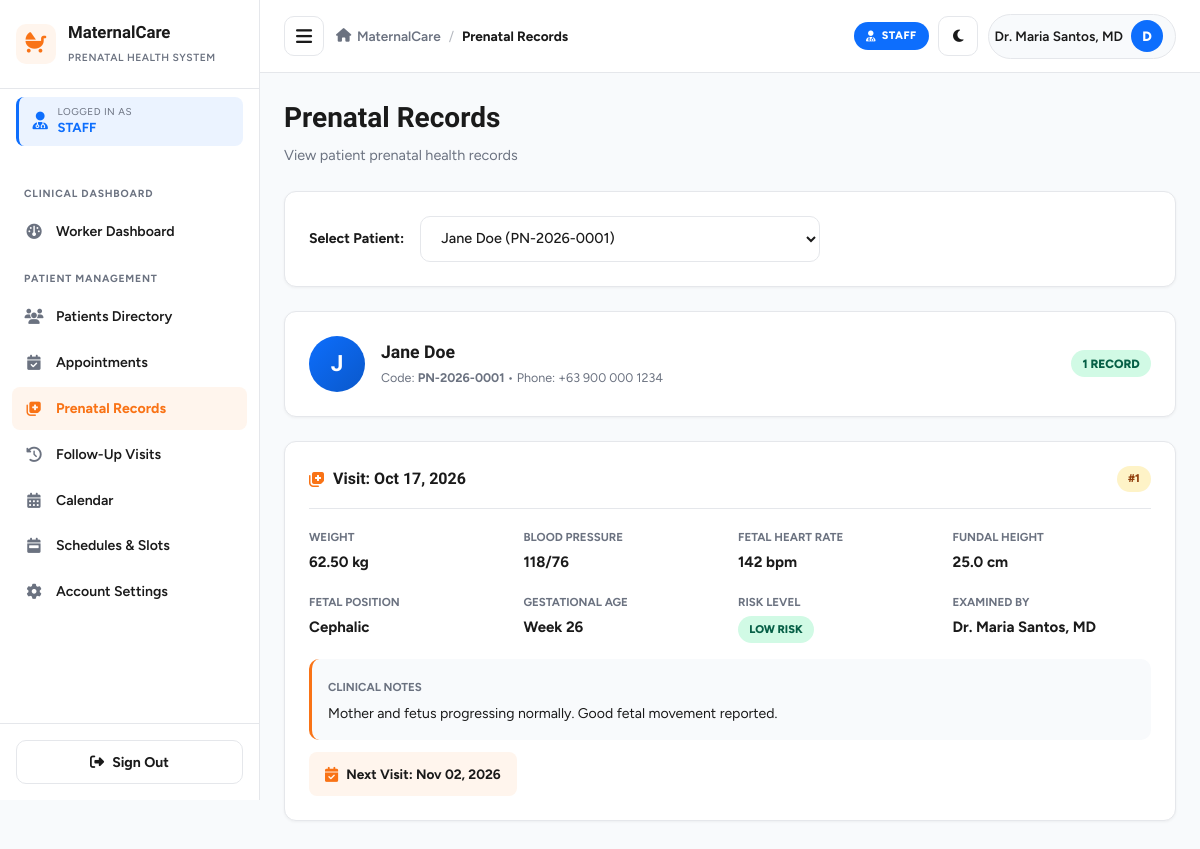
The app's page /worker_prenatal_records.php?patient_id=1 (signed in) with its own data.
### tables this page shows
CREATE TABLE IF NOT EXISTS `patients` (
    `id` INT AUTO_INCREMENT PRIMARY KEY,
    `user_id` INT NOT NULL,
    `patient_code` VARCHAR(20) NOT NULL UNIQUE,
    `dob` DATE DEFAULT NULL,
    `address` TEXT DEFAULT NULL,
    `blood_type` VARCHAR(5) DEFAULT 'A+',
    `emergency_contact_name` VARCHAR(100) DEFAULT NULL,
    `emergency_contact_phone` VARCHAR(20) DEFAULT NULL,
    `lmp` DATE DEFAULT NULL,
    `edd` DATE DEFAULT NULL,
    `gravida` INT DEFAULT 1,
    `para` INT DEFAULT 0,
    `abortus` INT DEFAULT 0,
    `medical_history` TEXT DEFAULT NULL,
    `created_at` TIMESTAMP DEFAULT CURRENT_TIMESTAMP,
    FOREIGN KEY (`user_id`) REFERENCES `users`(`id`) ON DELETE CASCADE
);

CREATE TABLE IF NOT EXISTS `users` (
    `id` INT AUTO_INCREMENT PRIMARY KEY,
    `username` VARCHAR(50) NOT NULL UNIQUE,
    `email` VARCHAR(100) NOT NULL UNIQUE,
    `password` VARCHAR(255) NOT NULL,
    `role` ENUM('patient', 'healthcare_worker', 'admin') NOT NULL DEFAULT 'patient',
    `full_name` VARCHAR(100) NOT NULL,
    `phone` VARCHAR(20) DEFAULT NULL,
    `status` ENUM('active', 'inactive', 'archived') NOT NULL DEFAULT 'active',
    `address` TEXT DEFAULT NULL,
    `avatar` VARCHAR(255) DEFAULT NULL,
    `room` VARCHAR(100) DEFAULT NULL,
    `deleted_at` TIMESTAMP NULL DEFAULT NULL,
    `created_at` TIMESTAMP DEFAULT CURRENT_TIMESTAMP,
    `updated_at` TIMESTAMP DEFAULT CURRENT_TIMESTAMP ON UPDATE CURRENT_TIMESTAMP
);

CREATE TABLE IF NOT EXISTS `prenatal_records` (
    `id` INT AUTO_INCREMENT PRIMARY KEY,
    `patient_id` INT NOT NULL,
    `appointment_id` INT DEFAULT NULL,
    `healthcare_worker_id` INT NOT NULL,
    `visit_date` DATE NOT NULL,
    `gestational_age_weeks` INT NOT NULL DEFAULT 4,
    `weight_kg` DECIMAL(5,2) DEFAULT NULL,
    `systolic_bp` INT DEFAULT NULL,
    `diastolic_bp` INT DEFAULT NULL,
    `fundal_height_cm` DECIMAL(4,1) DEFAULT NULL,
    `fetal_heart_rate` INT DEFAULT NULL,
    `fetal_presentation` VARCHAR(50) DEFAULT 'Cephalic',
    `edema` ENUM('none', 'mild', 'moderate', 'severe') DEFAULT 'none',
    `urine_protein` VARCHAR(20) DEFAULT 'Negative',
    `urine_sugar` VARCHAR(20) DEFAULT 'Negative',
    `hemoglobin_level` DECIMAL(4,1) DEFAULT NULL,
    `vitamins_prescribed` TEXT DEFAULT NULL,
    `iron_folic_given` TINYINT(1) DEFAULT 1,
    `tetanus_vaccine_given` VARCHAR(50) DEFAULT 'TT1',
    `risk_assessment` ENUM('low_risk', 'moderate_risk', 'high_risk') DEFAULT 'low_risk',
    `clinical_notes` TEXT DEFAULT NULL,
    `next_visit_date` DATE DEFAULT NULL,
    `created_at` TIMESTAMP DEFAULT CURRENT_TIMESTAMP,
    FOREIGN KEY (`patient_id`) REFERENCES `patients`(`id`) ON DELETE CASCADE,
    FOREIGN KEY (`appointment_id`) REFERENCES `appointments`(`id`) ON DELETE SET NULL,
    FOREIGN KEY (`healthcare_worker_id`) REFERENCES `users`(`id`) ON DELETE RESTRICT
);

### config.php (called while the page is built, shortened)
<?php
function sanitize($data) {
    return htmlspecialchars(trim((string)$data), ENT_QUOTES, 'UTF-8');
}
function formatDate($dateStr, $format = 'M d, Y') {
    return date($format, strtotime($dateStr));
}

### worker_prenatal_records.php (the view, shortened to what this page needs)
<?php
require_once __DIR__ . '/config.php';
$selectedPatientId = (int)($_GET['patient_id'] ?? 0);
try {
    $db = getDB();
    $stmt = $db->prepare("
        SELECT DISTINCT p.id, p.patient_code, u.full_name
        FROM patients p
        JOIN users u ON p.user_id = u.id
        JOIN prenatal_records pr ON pr.patient_id = p.id
        ORDER BY u.full_name ASC
    ");
    $stmt->execute();
    $patients = $stmt->fetchAll();
    $records = [];
    $selectedPatient = null;
    if ($selectedPatientId > 0) {
        $stmt = $db->prepare("
            SELECT p.*, u.full_name, u.phone
            FROM patients p
            JOIN users u ON p.user_id = u.id
            WHERE p.id = ?
        ");
        $stmt->execute([$selectedPatientId]);
        $selectedPatient = $stmt->fetch();
        if ($selectedPatient) {
            $stmt = $db->prepare("
                SELECT pr.*, u.full_name as examiner_name
                FROM prenatal_records pr
                LEFT JOIN users u ON pr.healthcare_worker_id = u.id
                WHERE pr.patient_id = ?
                ORDER BY pr.visit_date DESC, pr.created_at DESC
            ");
            $stmt->execute([$selectedPatientId]);
            $records = $stmt->fetchAll();
        }
    }
} catch (Exception $e) {
    die("Error loading prenatal records: " . $e->getMessage());
}
include __DIR__ . '/../includes/header.php';
?>
<div class="page-header">
    <div class="page-title">
        <h1>Prenatal Records</h1>
        <p>View patient prenatal health records</p>
    </div>
</div>
<div class="dashboard-card" style="padding:1.5rem; margin-bottom:1.5rem;">
    <form method="GET" action="" style="display:flex; gap:1rem; flex-wrap:wrap; align-items:center;">
        <label style="font-weight:700; font-size:0.88rem;">Select Patient:</label>
        <select name="patient_id" class="form-control" style="max-width:400px;" onchange="this.form.submit()">
            <?php foreach ($patients as $p): ?>
                <option value="<?php echo (int)$p['id']; ?>" <?php echo $selectedPatientId === (int)$p['id'] ? 'selected' : ''; ?>>
                    <?php echo sanitize($p['full_name']); ?> (<?php echo sanitize($p['patient_code']); ?>)
                </option>
            <?php endforeach; ?>
        </select>
    </form>
</div>
<?php if ($selectedPatient): ?>
    <div class="dashboard-card" style="padding:1.5rem; margin-bottom:1.5rem;">
        <div style="display:flex; align-items:center; gap:1rem;">
            <div style="
                width:56px; height:56px; border-radius:50%;
                background: linear-gradient(135deg, #0d6efd 0%, #0a58ca 100%);
                color:#fff; display:flex; align-items:center; justify-content:center;
                font-family:'Bricolage Grotesque', sans-serif;
                font-size:1.4rem; font-weight:800;
                flex-shrink:0;
            ">
                <?php echo strtoupper(substr($selectedPatient['full_name'], 0, 1)); ?>
            </div>
            <div>
                <h3 style="margin:0; font-size:1.1rem;"><?php echo sanitize($selectedPatient['full_name']); ?></h3>
                <small class="text-muted">
                    Code: <strong><?php echo sanitize($selectedPatient['patient_code']); ?></strong> &bull;
                    Phone: <?php echo sanitize($selectedPatient['phone'] ?? 'N/A'); ?>
                </small>
            </div>
            <span class="badge badge-confirmed" style="margin-left:auto; font-size:0.75rem;">
                <?php echo count($records); ?> record<?php echo count($records) != 1 ? 's' : ''; ?>
            </span>
        </div>
    </div>
    <?php if (count($records) > 0): ?>
        <?php foreach ($records as $index => $record): ?>
            <div class="dashboard-card" style="padding:1.5rem; margin-bottom:1rem;">
                <div style="display:flex; justify-content:space-between; align-items:center; margin-bottom:1rem; padding-bottom:1rem; border-bottom:1px solid var(--border-color);">
                    <h4 style="margin:0; font-size:1rem; display:flex; align-items:center; gap:0.5rem;">
                        <i class="fa-solid fa-notes-medical text-primary"></i>
                        Visit: <?php echo formatDate($record['visit_date'] ?? $record['created_at']); ?>
                    </h4>
                    <span class="badge badge-pending" style="font-size:0.7rem;">#<?php echo count($records) - $index; ?></span>
                </div>
                <div style="display:grid; grid-template-columns: repeat(auto-fit, minmax(160px, 1fr)); gap:1rem;">
                    <div>
                        <small class="text-muted" style="font-size:0.72rem; font-weight:700; text-transform:uppercase;">Weight</small>
                        <p style="margin:0.25rem 0 0 0; font-weight:700;"><?php echo sanitize($record['weight_kg'] ?? 'N/A'); ?> kg</p>
                    </div>
                    <div>
                        <small class="text-muted" style="font-size:0.72rem; font-weight:700; text-transform:uppercase;">Blood Pressure</small>
                        <p style="margin:0.25rem 0 0 0; font-weight:700;">
                            <?php
                            $systolic = $record['systolic_bp'] ?? null;
                            $diastolic = $record['diastolic_bp'] ?? null;
                            echo ($systolic && $diastolic) ? "$systolic/$diastolic" : 'N/A';
                            ?>
                        </p>
                    </div>
                    <div>
                        <small class="text-muted" style="font-size:0.72rem; font-weight:700; text-transform:uppercase;">Fetal Heart Rate</small>
                        <p style="margin:0.25rem 0 0 0; font-weight:700;"><?php echo sanitize($record['fetal_heart_rate'] ?? 'N/A'); ?> bpm</p>
                    </div>
                    <div>
                        <small class="text-muted" style="font-size:0.72rem; font-weight:700; text-transform:uppercase;">Fundal Height</small>
                        <p style="margin:0.25rem 0 0 0; font-weight:700;"><?php echo sanitize($record['fundal_height_cm'] ?? 'N/A'); ?> cm</p>
                    </div>
                    <div>
                        <small class="text-muted" style="font-size:0.72rem; font-weight:700; text-transform:uppercase;">Fetal Position</small>
                        <p style="margin:0.25rem 0 0 0; font-weight:700;"><?php echo sanitize($record['fetal_presentation'] ?? 'N/A'); ?></p>
                    </div>
                    <div>
                        <small class="text-muted" style="font-size:0.72rem; font-weight:700; text-transform:uppercase;">Gestational Age</small>
                        <p style="margin:0.25rem 0 0 0; font-weight:700;">Week <?php echo sanitize($record['gestational_age_weeks'] ?? 'N/A'); ?></p>
                    </div>
                    <div>
                        <small class="text-muted" style="font-size:0.72rem; font-weight:700; text-transform:uppercase;">Risk Level</small>
                        <p style="margin:0.25rem 0 0 0;">
                            <?php
                            $risk = strtolower($record['risk_assessment'] ?? 'low_risk');
                            $badgeClass = 'badge-confirmed';
                            ?>
                            <span class="badge <?php echo $badgeClass; ?>" style="font-size:0.7rem;">
                                <?php echo strtoupper(str_replace('_', ' ', $risk)); ?>
                            </span>
                        </p>
                    </div>
                    <div>
                        <small class="text-muted" style="font-size:0.72rem; font-weight:700; text-transform:uppercase;">Examined By</small>
                        <p style="margin:0.25rem 0 0 0; font-weight:700;"><?php echo sanitize($record['examiner_name'] ?? 'N/A'); ?></p>
                    </div>
                </div>
                <?php if (!empty($record['clinical_notes'])): ?>
                    <div style="margin-top:1rem; padding:1rem; background:var(--bg-body); border-radius:10px; border-left:3px solid var(--primary);">
                        <small class="text-muted" style="font-size:0.72rem; font-weight:700; text-transform:uppercase;">Clinical Notes</small>
                        <p style="margin:0.35rem 0 0 0; font-size:0.88rem;"><?php echo nl2br(sanitize($record['clinical_notes'])); ?></p>
                    </div>
                <?php endif; ?>
                <?php if (!empty($record['next_visit_date'])): ?>
                    <div style="margin-top:0.75rem; padding:0.75rem 1rem; background:#fff5ed; border-radius:8px; display:inline-flex; align-items:center; gap:0.5rem;">
                        <i class="fa-solid fa-calendar-check text-primary"></i>
                        <span style="font-size:0.85rem; font-weight:700;">
                            Next Visit: <?php echo formatDate($record['next_visit_date']); ?>
                        </span>
                    </div>
                <?php endif; ?>
            </div>
        <?php endforeach; ?>
    <?php endif; ?>
<?php endif; ?>
<?php include __DIR__ . '/../includes/footer.php'; ?>

### style.css (style rules this page uses)
:root { --primary: #f97316; --primary-dark: #ea580c; --primary-light: #fff5ed; --success: #10b981; --warning: #f59e0b; --danger: #dc3545; --info: #0d6efd; --bg-body: #f8fafc; --surface: #ffffff; --text-dark: #1a1a1a; --text-muted: #6b7280; --border-color: #e5e7eb; --radius-sm: 8px; --radius-md: 12px; --radius-lg: 16px; --shadow-sm: 0 1px 3px rgba(0, 0, 0, 0.05); --shadow-md: 0 4px 12px rgba(0, 0, 0, 0.08); --shadow-lg: 0 10px 30px rgba(0, 0, 0, 0.12); --transition: all 0.25s ease; --sidebar-width: 260px; }
* { margin: 0; padding: 0; box-sizing: border-box; }
html, body { max-width: 100%; overflow-x: hidden; }
body { font-family: 'Figtree', -apple-system, BlinkMacSystemFont, 'Segoe UI', sans-serif; background: var(--bg-body); color: var(--text-dark); line-height: 1.5; font-size: 15px; transition: background 0.3s ease, color 0.3s ease; }
h1, h2, h3, h4, h5, h6 { font-family: 'Bricolage Grotesque', 'Figtree', sans-serif; font-weight: 700; color: var(--text-dark); }
.page-header { display: flex; justify-content: space-between; align-items: flex-start; gap: 1rem; margin-bottom: 1.5rem; flex-wrap: wrap; }
.page-header h1 { font-size: 1.75rem; margin-bottom: 0.35rem; }
.page-header p { color: var(--text-muted); font-size: 0.9rem; }
.dashboard-card { background: var(--surface); border: 1px solid var(--border-color); border-radius: var(--radius-md); padding: 1.5rem; box-shadow: var(--shadow-sm); transition: background 0.3s ease, border-color 0.3s ease; }
.form-control { width: 100%; padding: 0.75rem 1rem; border: 1.5px solid var(--border-color); border-radius: 10px; background: var(--surface); color: var(--text-dark); font-family: inherit; font-size: 0.9rem; font-weight: 500; transition: var(--transition); outline: none; }
.form-control::placeholder { color: var(--text-muted); }
.badge { display: inline-block; padding: 0.3rem 0.7rem; border-radius: 20px; font-size: 0.7rem; font-weight: 800; text-transform: uppercase; }
.badge-confirmed { background: #d1fae5; color: #065f46; }
.badge-pending { background: #fef3c7; color: #92400e; }
.text-muted { color: var(--text-muted); }
.text-primary { color: var(--primary); }

### records on screen
patients: user.full_name "J", user.full_name "Jane Doe", patient_code "PN-2026-0001", user.phone "+63 900 000 1234"
prenatal_records: visit_date "Oct 17, 2026", count($records) - $index "1", weight_kg "62.50", systolic_bp "118", diastolic_bp "76", fetal_heart_rate "142", fundal_height_cm "25.0", fetal_presentation "Cephalic", gestational_age_weeks "26", risk_assessment "LOW RISK", healthcare_worker.full_name "Dr. Maria Santos, MD", clinical_notes "Mother and fetus progressing normally. Good fetal movement reported.", next_visit_date "Nov 02, 2026"

### other values on screen
$role['label'] "STAFF"
$item['section'] "CLINICAL DASHBOARD"
$item['label'] "Worker Dashboard"
$item['section'] "PATIENT MANAGEMENT"
$item['label'] "Patients Directory"
$item['label'] "Appointments"
$item['label'] "Prenatal Records"
$item['label'] "Follow-Up Visits"
$item['label'] "Calendar"
$item['label'] "Schedules & Slots"
$item['label'] "Account Settings"
$pageTitle "Prenatal Records"
$currentName "Dr. Maria Santos, MD"
$userInitial "D"
count($records) "1"
